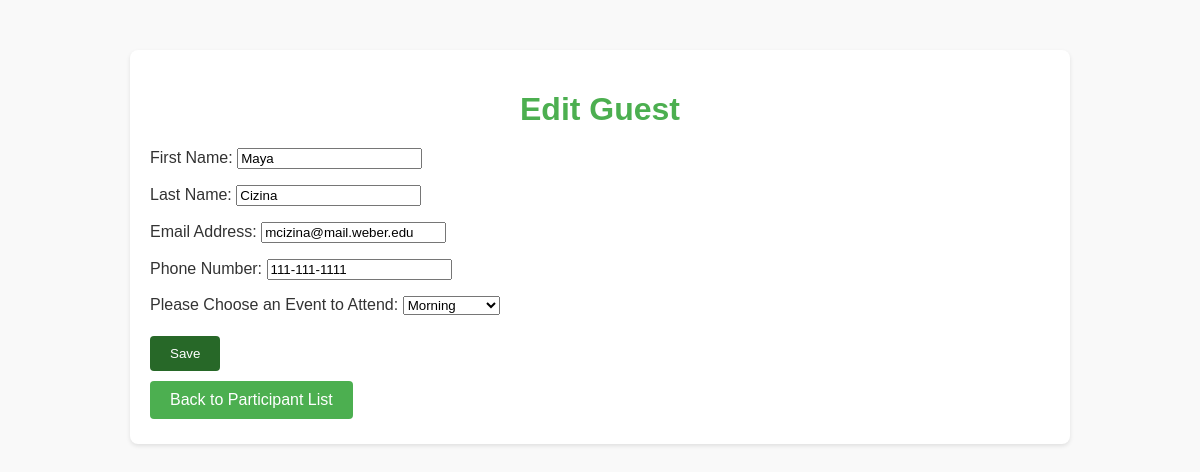
Page /guest-list/edit/29/ on the committed database.
### registrationapp/models.py (models this page shows, shortened)
class Registration(models.Model):
    user_first_name = models.CharField(max_length=100)
    user_last_name = models.CharField(max_length=100)
    user_email = models.EmailField()
    user_phone = models.CharField(max_length=12)
    event_session = models.ForeignKey(EventSession, on_delete=models.CASCADE)

### registrationapp/views.py (the view)
# urls.py: path('guest-list/edit/<int:pk>/', ParticipantUpdateView.as_view(), name='participant_edit'),
class ParticipantUpdateView(UpdateView):
    model = Registration
    form_class = RegistrationForm
    template_name = 'event/participant_edit.html'
    success_url = reverse_lazy('participant_list')

### registrationapp/forms.py
class RegistrationForm(forms.ModelForm):
    event_session = forms.ModelChoiceField(
        queryset=EventSession.objects.all(),
        empty_label='Select Event',
        label='Please Choose an Event to Attend:'
    )
    class Meta:
        model = Registration
        fields = ['user_first_name', 'user_last_name', 'user_email', 'user_phone', 'event_session']
        labels = {
            'user_first_name': 'First Name',
            'user_last_name': 'Last Name',
            'user_email': 'Email Address',
            'user_phone': 'Phone Number'
        }
        error_messages = {
            'user_email': {
                'required': 'Your email address must not be empty!',
                'invalid': 'Please enter a valid email address'
            }
        }

### registrationapp/models.py (called while the page is built)
    def __str__(self):
        return self.event_name

### registrationapp/templates/event/participant_edit.html (shortened to what this page needs)
{% load static %}
<!DOCTYPE html>
<html lang="en">
<head>
    <link rel="stylesheet" href="{% static 'registration/base.css' %}">
    <link rel="stylesheet" href="{% static 'registration/guest_list.css' %}">
</head>
<body>
<div class="container">
    <h1>Edit Guest</h1>
    <form method="post">
        {{ form.as_p }}
        <button type="submit" class="btn btn-primary">Save</button>
    </form>
    <a href="{% url 'participant_list' %}" class="btn btn-secondary">Back to Participant List</a>
</div>
</body>
</html>

### registrationapp/static/registration/base.css (style rules this page uses)
body { font-family: Arial, sans-serif; background-color: #f9f9f9; color: #333; margin: 0; padding: 0; }
.container { max-width: 800px; margin: 50px auto; padding: 20px; background-color: #fff; box-shadow: 0 2px 4px rgba(0, 0, 0, 0.1); border-radius: 8px; }
h1 { text-align: center; color: #4CAF50; margin-bottom: 20px; }
.btn { display: inline-block; padding: 10px 20px; color: #fff; background-color: #4CAF50; border: none; border-radius: 4px; cursor: pointer; text-decoration: none; }
.btn-primary { background-color: #3498db; }

### registrationapp/static/registration/guest_list.css (style rules this page uses)
body { font-family: Arial, sans-serif; background-color: #f9f9f9; color: #333; margin: 0; padding: 0; }
.container { max-width: 900px; margin: 50px auto; padding: 20px; background-color: #fff; box-shadow: 0 2px 4px rgba(0, 0, 0, 0.1); border-radius: 8px; }
h1 { text-align: center; color: #4CAF50; margin-bottom: 20px; }
.btn { display: inline-block; padding: 10px 20px; color: #fff; background-color: #4CAF50; border: none; border-radius: 4px; cursor: pointer; text-decoration: none; margin: 5px 0; }
.btn-primary { background-color: #276828; }

### rows in the picture
Registration: user_first_name "Maya", user_last_name "Cizina", user_email "mcizina@mail.weber.edu", user_phone "111-111-1111", event_session "Morning"
